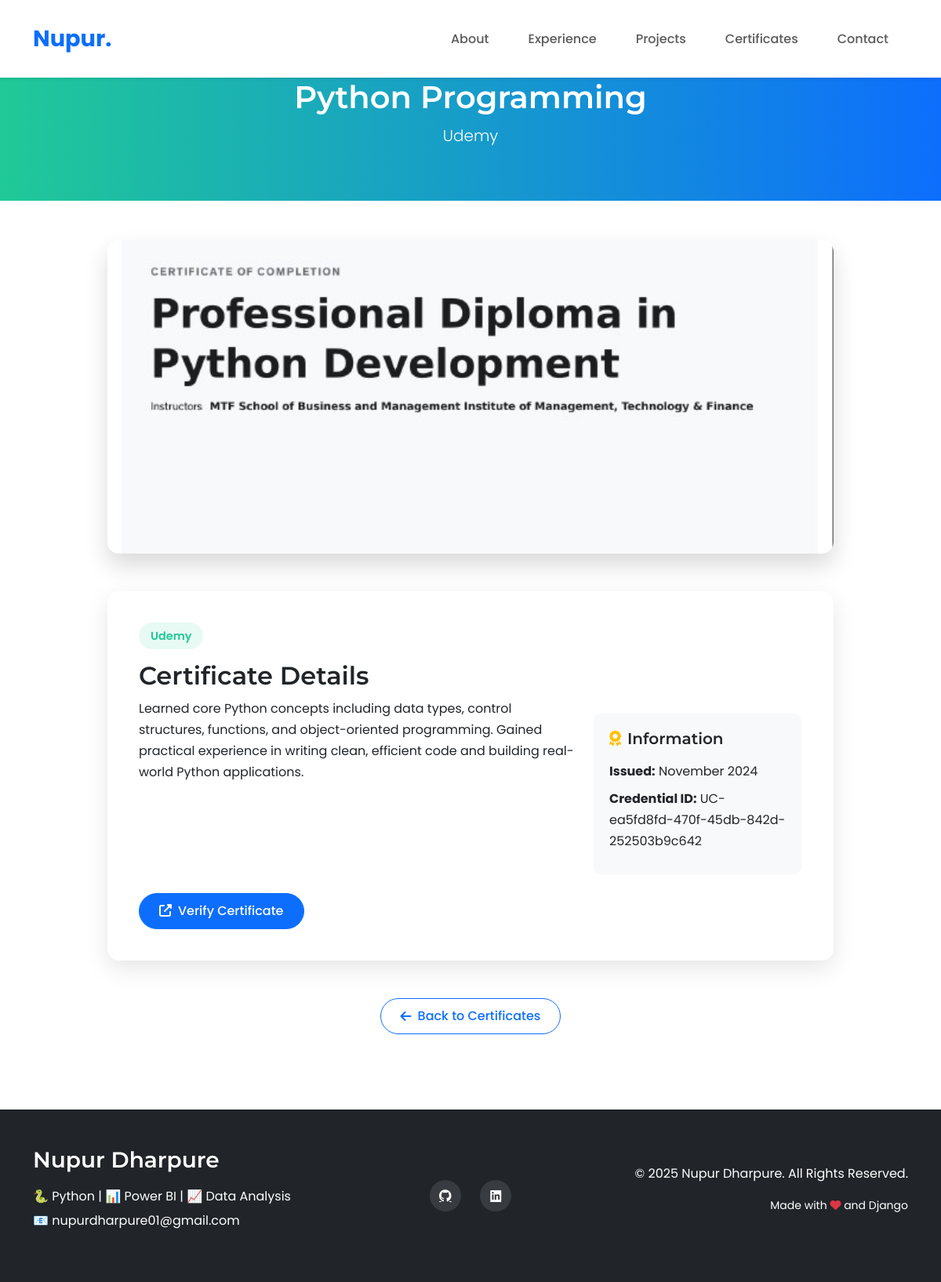
/certificate/8/, run on the app's committed database.
### portfolio/models.py (models this page shows, shortened)
class Certificate(models.Model):
    title = models.CharField(max_length=100)
    issuer = models.CharField(max_length=100)
    date_issued = models.DateField()
    description = models.TextField(blank=True)
    credential_id = models.CharField(max_length=100, blank=True)
    credential_url = models.URLField(blank=True)
    image = models.ImageField(upload_to='certificate_images/', blank=True, null=True)
    class Meta:
        ordering = ['-date_issued']

### portfolio/views.py (the view)
# urls.py: path('certificate/<int:certificate_id>/', views.certificate_detail, name='certificate_detail'),
def certificate_detail(request, certificate_id):
    certificate = get_object_or_404(Certificate, id=certificate_id)
    return render(request, 'portfolio/certificate_detail.html', {'certificate': certificate})

### portfolio/templates/portfolio/certificate_detail.html (shortened to what this page needs)
{% extends 'portfolio/base.html' %}
{% block content %}
<div class="certificate-header">
    <div class="container">
        <div class="row">
            <div class="col-lg-8 mx-auto text-center">
                <h1>{{ certificate.title }}</h1>
                <p class="lead">{{ certificate.issuer }}</p>
            </div>
        </div>
    </div>
</div>
<div class="container">
    <div class="row justify-content-center">
        <div class="col-lg-10">
            <div class="mb-5">
                {% if certificate.image %}
                    <img src="{{ certificate.image.url }}" class="certificate-image" alt="{{ certificate.title }}">
                {% endif %}
            </div>
            <div class="certificate-content mb-5">
                <div class="certificate-badge">{{ certificate.issuer }}</div>
                <h2>Certificate Details</h2>
                <div class="row">
                    <div class="col-md-8">
                        <p>{{ certificate.description }}</p>
                    </div>
                    <div class="col-md-4">
                        <div class="certificate-meta">
                            <h5 class="mb-3"><i class="fas fa-award text-warning me-2"></i>Information</h5>
                            <p class="mb-2"><strong>Issued:</strong> {{ certificate.date_issued|date:"F Y" }}</p>
                            {% if certificate.credential_id %}
                                <p class="mb-2"><strong>Credential ID:</strong> <span class="text-monospace">{{ certificate.credential_id }}</span></p>
                            {% endif %}
                        </div>
                    </div>
                </div>
                {% if certificate.credential_url %}
                <div class="mt-4">
                    <a href="{{ certificate.credential_url }}" class="btn btn-primary" target="_blank">
                        <i class="fas fa-external-link-alt me-2"></i>Verify Certificate
                    </a>
                </div>
                {% endif %}
            </div>
            <div class="text-center mb-5">
                <a href="{% url 'portfolio:home' %}#certificates" class="btn btn-outline-primary btn-back">
                    <i class="fas fa-arrow-left me-2"></i>Back to Certificates
                </a>
            </div>
        </div>
    </div>
</div>
{% endblock %}

### static/css/style.css (style rules this page uses)
:root { --primary-color: #0d6efd; --secondary-color: #6c757d; --accent-color: #20c997; --dark-color: #212529; --light-color: #f8f9fa; }
body { font-family: 'Poppins', sans-serif; scroll-behavior: smooth; color: var(--dark-color); line-height: 1.7; }
h1, h2, h3, h4, h5, h6 { font-family: 'Montserrat', sans-serif; font-weight: 600; }
.btn { border-radius: 30px; padding: 10px 25px; font-weight: 500; transition: all 0.3s ease; }
.btn-primary { background-color: var(--primary-color); border-color: var(--primary-color); }
.btn-outline-primary { color: var(--primary-color); border-color: var(--primary-color); }

### portfolio/templates/portfolio/base.html (style rules this page uses)
:root { --primary-color: #0d6efd; --secondary-color: #6c757d; --accent-color: #20c997; --dark-color: #212529; --light-color: #f8f9fa; }
body { font-family: 'Poppins', sans-serif; scroll-behavior: smooth; overflow-x: hidden; }
h1, h2, h3, h4, h5, h6 { font-family: 'Montserrat', sans-serif; }
.btn-primary { padding: 10px 25px; border-radius: 30px; transition: all 0.3s ease; }

### portfolio/templates/portfolio/certificate_detail.html (style rules this page uses)
.certificate-header { background: linear-gradient(to right, #20c997, #0d6efd); padding: 100px 0 50px; color: white; margin-bottom: 50px; }
.certificate-image { border-radius: 15px; box-shadow: 0 15px 30px rgba(0,0,0,0.15); max-height: 400px; width: 100%; object-fit: cover; }
.certificate-content { border-radius: 15px; box-shadow: 0 10px 30px rgba(0,0,0,0.1); padding: 40px; background: white; }
.certificate-badge { display: inline-block; background: rgba(32, 201, 151, 0.1); color: #20c997; border-radius: 20px; padding: 5px 15px; font-size: 0.9rem; font-weight: 600; margin-bottom: 15px; }
.certificate-meta { background: #f8f9fa; border-radius: 10px; padding: 20px; margin-top: 20px; }
.btn-back { display: inline-flex; align-items: center; transition: transform 0.3s ease; }

### data on the page
Certificate: title "Python Programming", issuer "Udemy", image (picture), description "Learned core Python concepts including data types, control structures, functions, and object-oriented programming. Gained practical experience in writing clean, efficient code and building real-world Python applications.", date_issued "November 2024", credential_id "UC-ea5fd8fd-470f-45db-842d-252503b9c642"
